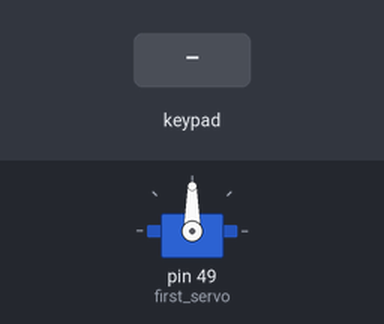
The sketch below on a simulated Arduino Mega 2560, built with avr-gcc and run on an emulated ATmega2560. On the bench: servo. The test bench sets the inputs (shaded band). What the sketch prints to the serial monitor is not drawn.

Above: at 1.2 s.
1.3 s: keypad keys 2 2 2 3 2 4 2 5 pressed 0.4 s apart
At 1.51 s:
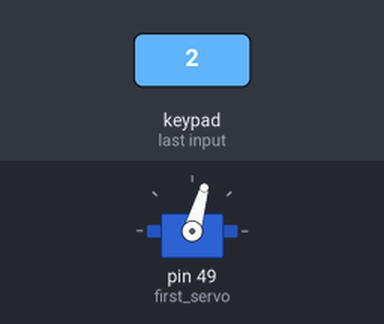
6.0 s: key '7' pressed
At 7.0 s:
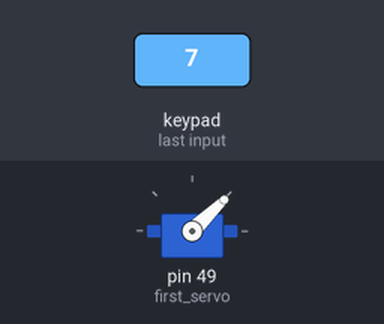
7.5 s: key '6' pressed
At 8.5 s:
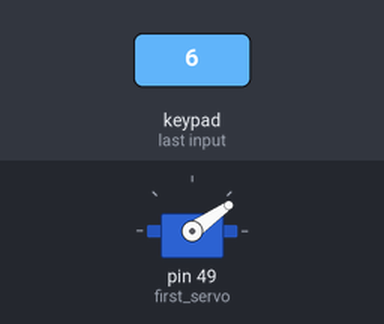
9.0 s: keypad keys 2 6 2 7 2 8 2 9 pressed 0.4 s apart
At 12.8 s:
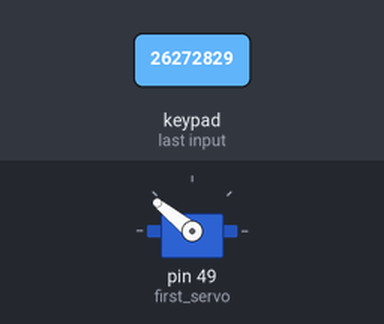
13.7 s: keypad keys 2 6 2 7 2 8 2 9 # pressed 0.4 s apart
At 15.11 s:
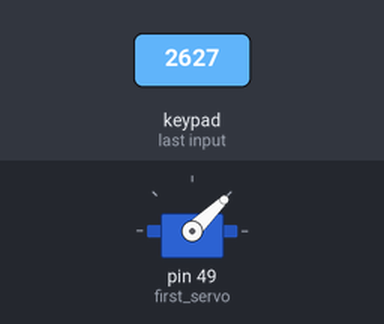
18.8 s: key '3' pressed
At 19.3 s:
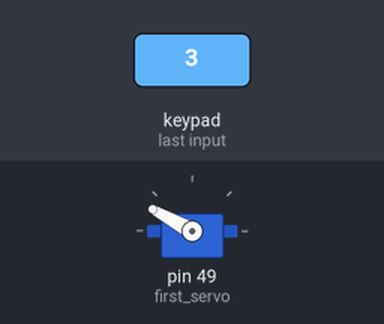
Timing chart, 0 to 21.3 s (numbered marks = the images above; inputs shaded):
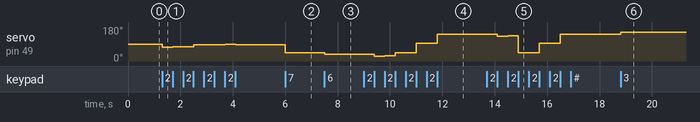

Measured:
- after the input at 1.3 s, servo on pin 49 (first_servo): 90° → 74° at once, → 75° 0.41 s later, → 76° 0.40 s later, → 86° 0.41 s later, … (7 changes in this stretch)
- after the input at 6.0 s, servo on pin 49 (first_servo): 87° → 44° at once
- after the input at 7.5 s, servo on pin 49 (first_servo): 44° → 35° at once
- after the input at 9.0 s, servo on pin 49 (first_servo): 35° → 26° after 0.40 s, → 27° 0.41 s later, → 44° 0.40 s later, → 45° 0.41 s later, … (7 changes in this stretch)
- after the input at 13.7 s, servo on pin 49 (first_servo): 141° → 142° at once, → 132° 0.40 s later, → 133° 0.41 s later, → 44° 0.40 s later, … (8 changes in this stretch)
- after the input at 18.8 s, servo on pin 49 (first_servo): 141° → 151° at once

The sketch:

servomotor.ino
```cpp
#include <Keypad.h>
#include <Servo.h>


//#define Keymap

const byte ROWS = 4; //four rows
const byte COLS = 4; //four columns

char keys[ROWS][COLS] = {
  {'1','2','3','A'},
  {'4','5','6','B'},
  {'7','8','9','C'},
  {'*','0','#','D'}
};

  byte rowPins[ROWS] = {22, 23, 24, 25 };
  byte colPins[COLS] = {26, 27, 28, 29};

 Keypad keypad = Keypad(makeKeymap(keys), rowPins, colPins, ROWS, COLS );

Servo first_servo;
void setup() {
  // put your setup code here, to run once:

Serial.begin(9600);
first_servo.attach(49);
//pinMode(first_servo, OUTPUT);

#ifdef EE3420_MEGA_AUX_H
  ee3420_mega_aux_setup();
#endif

#ifdef EE3420_MEGA_ADC_H
  ee3420_mega_adc_setup();
#endif
}
int limit = 1300;
void loop() {
  // put your main code here, to run repeatedly:

  char key = keypad.getKey();
Serial.print(key);


    if(key == '1') { //increase the pulse width by 1
      limit = limit +1;
    first_servo.writeMicroseconds(limit);
    Serial.println("  1301 ");


    }
    if(key == '2') { //increase the pulse width by 10
      limit = limit +10;
      first_servo.writeMicroseconds(limit);
      Serial.println(" 1310");
    }
    if(key == '3') { //increase the pulse width by 100
      limit = limit +100;
      first_servo.writeMicroseconds(limit);
      Serial.println(" 1400 " );
    }
    if(key == '4') { //decrease the pulse width by 1
      limit = limit - 1;
      first_servo.writeMicroseconds(limit);
      Serial.println(" 1299" );
    }
    if(key == '5') { //decrease the pulse width by 10
      limit = limit -10;
      first_servo.writeMicroseconds(limit);
      Serial.println(" 1290" );
    }
    if(key == '6') { //decrease the pulse width by 100
      limit = limit -100;
      first_servo.writeMicroseconds(limit);
      Serial.println(" 1200 ");

      }
    if(key == '7') { //set the pulse width to 1000
     limit = 1000;
     first_servo.writeMicroseconds(limit);
     Serial.println( " 1000");
    }
    if(key == '8') { //set the pulse width to 1500
     limit = 1500;
     first_servo.writeMicroseconds(limit);
     Serial.println(" 1500");
    }
    if(key == '9') { //set the pulse width to 2000
      limit = 2000;
     first_servo.writeMicroseconds(limit);
     Serial.println( " 2000" );
    }
    if(key == '*'){
      Serial.println(" terminating program" );
      exit(0);
    }


}
```
